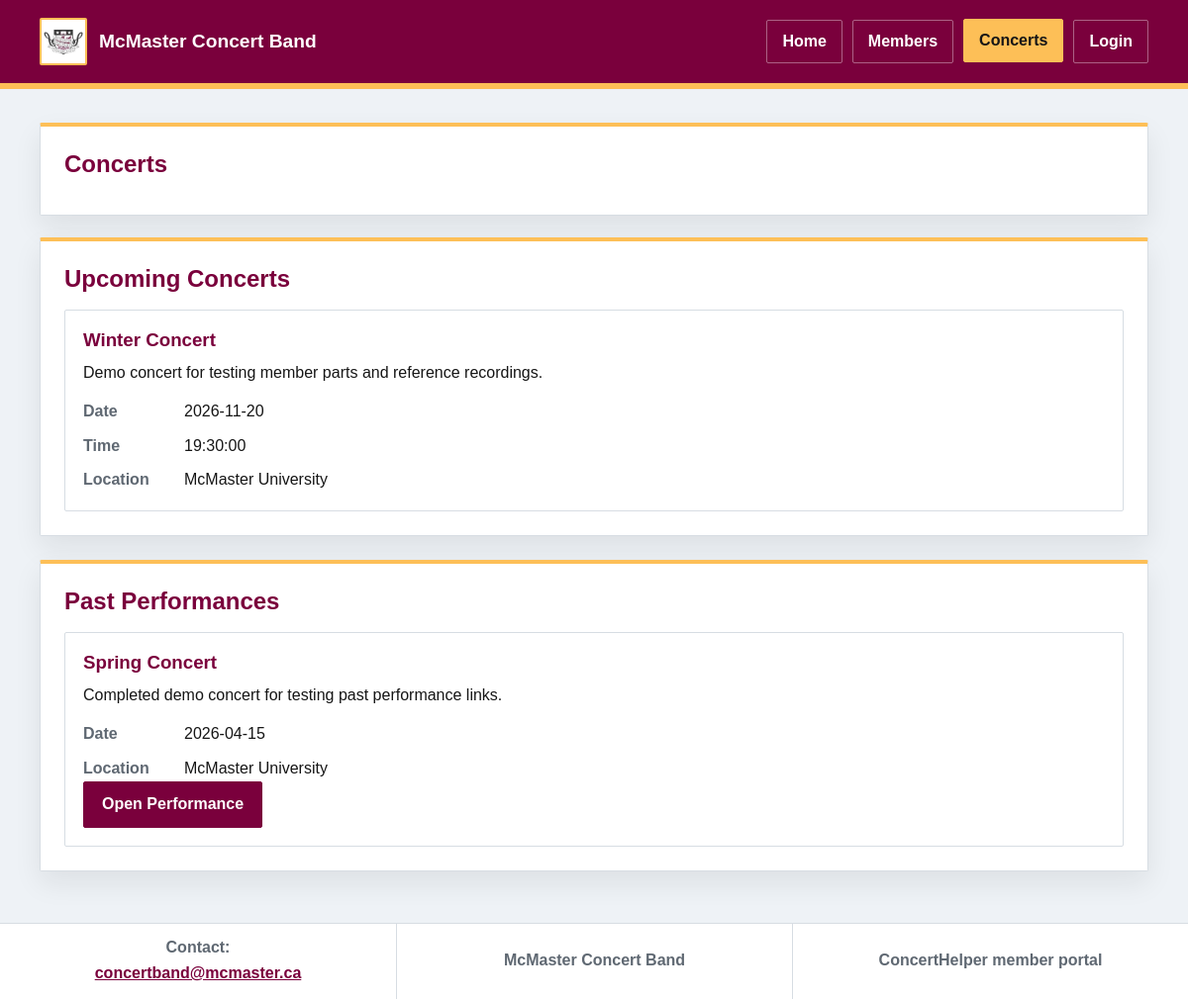
The page /concerthelper/concerts.php on the database its author committed.
### tables this page shows
CREATE TABLE concerts (
    concert_id VARCHAR(191) NOT NULL,
    title VARCHAR(255) NOT NULL,
    description TEXT NOT NULL,
    concert_date DATE NOT NULL,
    start_time TIME DEFAULT NULL,
    location VARCHAR(255) DEFAULT NULL,
    status ENUM('upcoming', 'past') NOT NULL DEFAULT 'upcoming',
    program_file_name VARCHAR(255) DEFAULT NULL,
    performance_file_name VARCHAR(255) DEFAULT NULL,
    performance_url VARCHAR(1000) DEFAULT NULL,
    created_at TIMESTAMP NOT NULL DEFAULT CURRENT_TIMESTAMP,
    updated_at TIMESTAMP NOT NULL DEFAULT CURRENT_TIMESTAMP ON UPDATE CURRENT_TIMESTAMP,
    PRIMARY KEY (concert_id),
    KEY idx_concerts_date (concert_date),
    KEY idx_concerts_status (status)
);

### concerthelper/includes/app.php (called while the page is built, shortened)
<?php
function e(?string $value): string
{
    return htmlspecialchars($value ?? "", ENT_QUOTES | ENT_SUBSTITUTE, "UTF-8");
}
function appBasePath(): string
{
    $scriptName = str_replace("\\", "/", (string) ($_SERVER["SCRIPT_NAME"] ?? ""));
    $directory = str_replace("\\", "/", dirname($scriptName));
    return rtrim($directory, "/");
}
function appUrl(string $path = ""): string
{
    $base = appBasePath();
    $normalizedPath = ltrim($path, "/");
    return ($base !== "" ? $base : "") . "/" . $normalizedPath;
}
function currentRole(): ?string
{
    $role = $_SESSION["role"] ?? null;
    return is_string($role) ? $role : null;
}
function rowStringValue(array $row, string $column): ?string
{
    foreach ($row as $key => $value) {
        if (strcasecmp($key, $column) !== 0) {
            continue;
        }
        return (string) $value;
    }
    return null;
}
function normalizeExternalMediaUrl(?string $url): ?string
{
    $url = trim((string) ($url ?? ""));
    $scheme = strtolower((string) parse_url($url, PHP_URL_SCHEME));
    $host = strtolower((string) parse_url($url, PHP_URL_HOST));
    return $url;
}
function concertPerformanceUrl(array $row): ?string
{
    $external = normalizeExternalMediaUrl(rowStringValue($row, "performance_url"));
    if ($external !== null) {
        return $external;
    }
    return partPerformanceFileUrl(rowStringValue($row, "performance_file_name"));
}
function appNavClass(string $page, string $activePage): string
{
    return $page === $activePage ? "nav-link active" : "nav-link";
}
function getConcertsByStatus(string $status): PDOStatement
{
    $db = getDb();
    $cmd = "SELECT * FROM concerts WHERE status = ? ORDER BY concert_date ASC";
    $stmt = $db->prepare($cmd);
    $stmt->execute([$status]);
    return $stmt;
}

### concerthelper/concerts.php (the view, shortened to what this page needs)
<?php
require_once __DIR__ . "/includes/app.php";
$activePage = "concerts";
$error = false;
try {
    $upcomingStmt = getConcertsByStatus("upcoming");
    $pastStmt = getConcertsByStatus("past");
} catch (PDOException $e) {
    error_log("ConcertHelper concerts page error: " . $e->getMessage());
    $error = true;
}
require __DIR__ . "/includes/header.php";
?>
<section class="page-heading">
    <h1>Concerts</h1>
</section>
<?php if ($error): ?>
    <section class="alert" role="alert">
        <p>Something went wrong loading concerts.</p>
    </section>
<?php else: ?>
    <section class="concert-section" aria-labelledby="upcoming-concerts">
        <h2 id="upcoming-concerts">Upcoming Concerts</h2>
        <div class="concert-list">
            <?php
            while ($row = $upcomingStmt->fetch()) {
                $title = (string) ($row["title"] ?? "");
                $desc = (string) ($row["description"] ?? "");
                $date = (string) ($row["concert_date"] ?? "");
                $time = (string) ($row["start_time"] ?? "");
                $location = (string) ($row["location"] ?? "");
            ?>
                <article class="concert-card">
                    <h3><?= e($title); ?></h3>
                    <?php if (trim($desc) !== ""): ?>
                        <p><?= e($desc); ?></p>
                    <?php endif; ?>
                    <dl class="concert-details">
                        <div>
                            <dt>Date</dt>
                            <dd><?= e($date); ?></dd>
                        </div>
                        <div>
                            <dt>Time</dt>
                            <dd><?= e($time !== "" ? $time : "TBA"); ?></dd>
                        </div>
                        <div>
                            <dt>Location</dt>
                            <dd><?= e($location !== "" ? $location : "TBA"); ?></dd>
                        </div>
                    </dl>
                </article>
            <?php } ?>
        </div>
    </section>
    <section class="concert-section" aria-labelledby="past-performances">
        <h2 id="past-performances">Past Performances</h2>
        <div class="concert-list">
            <?php
            while ($row = $pastStmt->fetch()) {
                $title = (string) ($row["title"] ?? "");
                $desc = (string) ($row["description"] ?? "");
                $date = (string) ($row["concert_date"] ?? "");
                $location = (string) ($row["location"] ?? "");
                $performanceUrl = concertPerformanceUrl($row);
            ?>
                <article class="concert-card">
                    <h3><?= e($title); ?></h3>
                    <?php if (trim($desc) !== ""): ?>
                        <p><?= e($desc); ?></p>
                    <?php endif; ?>
                    <dl class="concert-details">
                        <div>
                            <dt>Date</dt>
                            <dd><?= e($date); ?></dd>
                        </div>
                        <div>
                            <dt>Location</dt>
                            <dd><?= e($location !== "" ? $location : "TBA"); ?></dd>
                        </div>
                    </dl>
                    <?php if ($performanceUrl !== null): ?>
                        <p class="concert-actions">
                            <a class="button" href="<?= e($performanceUrl); ?>" target="_blank" rel="noopener noreferrer">Open Performance</a>
                        </p>
                    <?php endif; ?>
                </article>
            <?php } ?>
        </div>
    </section>
<?php endif; ?>
<?php require __DIR__ . "/includes/footer.php"; ?>

### concerthelper/includes/header.php (shortened to what this page needs)
<?php
require_once __DIR__ . "/app.php";
$activePage = $activePage ?? "";
$currentRole = currentRole();
?>
<!doctype html>
<html lang="en">
<head>
    <link rel="stylesheet" href="<?= e(appUrl("assets/css/app.css")); ?>">
</head>
<body>
    <div class="wireframe-shell">
        <header class="site-header">
            <div class="header-shell">
                <a class="brand" href="<?= e(appUrl("index.php")); ?>" aria-label="ConcertHelper home">
                    <img class="brand-logo" src="<?= e(appUrl("assets/images/logo.jpg")); ?>" alt="ConcertHelper logo" width="48" height="48">
                    <span class="brand-name">McMaster Concert Band</span>
                </a>
                <nav class="app-nav wireframe-nav" aria-label="ConcertHelper navigation">
                    <a class="<?= e(appNavClass("home", $activePage)); ?>" href="<?= e(appUrl("index.php")); ?>">Home</a>
                    <a class="<?= e(appNavClass("members", $activePage)); ?>" href="<?= e(appUrl("members.php")); ?>">Members</a>
                    <a class="<?= e(appNavClass("concerts", $activePage)); ?>" href="<?= e(appUrl("concerts.php")); ?>">Concerts</a>
                    <?php if ($currentRole !== null): ?>
                        <a class="<?= e(appNavClass("dashboard", $activePage)); ?>" href="<?= e(currentDashboardUrl()); ?>">Dashboard</a>
                        <a class="nav-link" href="<?= e(appUrl("logout.php")); ?>">Logout</a>
                    <?php else: ?>
                        <a class="<?= e(appNavClass("login", $activePage)); ?>" href="<?= e(appUrl("login.php")); ?>">Login</a>
                    <?php endif; ?>
                </nav>
            </div>
        </header>
        <main id="main" class="page-shell">

### concerthelper/includes/footer.php
    </main>
    <footer class="site-footer" aria-label="Footer layout">
        <div class="footer-panel">
            Contact:
            <a href="mailto:concertband@mcmaster.ca">concertband@mcmaster.ca</a>
        </div>
        <div class="footer-panel">McMaster Concert Band</div>
        <div class="footer-panel">ConcertHelper member portal</div>
    </footer>
    </div>
</body>
</html>

### concerthelper/assets/css/app.css (style rules this page uses)
:root { --maroon: #7a003c; --maroon-dark: #5a002c; --gold: #fdbf57; --ink: #161616; --muted: #5f6872; --line: #d7dde3; --line-strong: #b7c0c9; --page: #eef2f6; --panel: #ffffff; --danger-bg: #fff7df; }
* { box-sizing: border-box; }
html { min-height: 100%; }
body { min-height: 100vh; margin: 0; background: var(--page); color: var(--ink); font-family: Arial, Helvetica, sans-serif; line-height: 1.55; }
img { display: block; max-width: 100%; height: auto; }
p, h1, h2, h3, label, input, button, a, li { overflow-wrap: anywhere; }
a { color: var(--maroon); }
.wireframe-shell { min-height: 100vh; display: flex; flex-direction: column; }
.site-header { background: var(--maroon); border-bottom: 6px solid var(--gold); color: #ffffff; }
.header-shell, .page-shell, .site-footer { width: min(1120px, calc(100% - 32px)); margin: 0 auto; }
.header-shell { display: flex; align-items: center; justify-content: space-between; gap: 22px; padding: 18px 0; flex-wrap: wrap; }
.brand { display: inline-flex; align-items: center; gap: 12px; color: #ffffff; text-decoration: none; }
.brand-logo { width: 48px; height: 48px; border: 2px solid var(--gold); border-radius: 2px; background: #ffffff; object-fit: cover; }
.brand-name { color: #ffffff; font-size: 1.2rem; font-weight: 800; }
.app-nav { display: flex; align-items: center; justify-content: flex-end; gap: 10px; flex-wrap: wrap; }
.nav-link { display: inline-flex; align-items: center; justify-content: center; min-height: 42px; padding: 9px 15px; border: 1px solid rgba(255, 255, 255, 0.38); border-radius: 2px; color: #ffffff; font-weight: 800; text-decoration: none; transition: background-color 0.15s ease, border-color 0.15s ease, color 0.15s ease, transform 0.15s ease; }
.nav-link:hover, .nav-link:focus-visible, .nav-link.active { background: var(--gold); border-color: var(--gold); color: var(--ink); transform: translateY(-1px); }
.page-shell { flex: 1; padding: 34px 0 52px; }
.page-heading, .todo-card, .wireframe-card, .auth-card, .member-profile, .member-section, .empty-state { border: 1px solid var(--line); border-top: 4px solid var(--gold); border-radius: 2px; background: var(--panel); box-shadow: 0 12px 28px rgba(22, 22, 22, 0.08); }
.page-heading, .todo-card, .wireframe-card, .member-profile, .member-section, .empty-state { padding: 24px; }
.page-heading { margin-bottom: 22px; }
.page-heading h1, .todo-card h1, .wireframe-card h2, .member-profile h2, .member-section h2 { margin: 0 0 12px; color: var(--maroon); line-height: 1.2; }
.button { display: inline-flex; align-items: center; justify-content: center; min-height: 46px; padding: 10px 18px; border: 1px solid var(--maroon); border-radius: 2px; background: var(--maroon); color: #ffffff; font: inherit; font-weight: 800; text-decoration: none; cursor: pointer; }
.concert-section { margin-bottom: 24px; padding: 24px; border: 1px solid var(--line); border-top: 4px solid var(--gold); border-radius: 2px; background: var(--panel); box-shadow: 0 12px 28px rgba(22, 22, 22, 0.08); }
.concert-section:last-child { margin-bottom: 0; }
.concert-section h2 { margin: 0 0 16px; color: var(--maroon); line-height: 1.2; }
.concert-list { display: grid; gap: 16px; }
.concert-card { padding: 18px; border: 1px solid var(--line); border-radius: 2px; background: #ffffff; }
.concert-card h3 { margin: 0 0 10px; color: var(--maroon); line-height: 1.25; }
.concert-card p { margin: 0 0 14px; }
.concert-card p:last-child { margin-bottom: 0; }
.concert-details { display: grid; gap: 10px; margin: 0; }
.concert-details div { display: grid; grid-template-columns: 90px minmax(0, 1fr); gap: 12px; }
.concert-details dt { color: var(--muted); font-weight: 800; }
.concert-details dd { margin: 0; }
.concert-actions { margin-top: 16px; }
.site-footer { width: 100%; display: grid; grid-template-columns: repeat(3, minmax(0, 1fr)); gap: 0; border-top: 1px solid var(--line); background: #ffffff; }
.footer-panel { display: grid; min-height: 76px; place-items: center; padding: 12px; text-align: center; color: var(--muted); font-weight: 700; }
.footer-panel + .footer-panel { border-left: 1px solid var(--line); }

### rows shown on the page
concerts: title "Winter Concert", description "Demo concert for testing member parts and reference recordings.", concert_date "2026-11-20", start_time "19:30:00", location "McMaster University"
concerts: title "Spring Concert", description "Completed demo concert for testing past performance links.", concert_date "2026-04-15", location "McMaster University"
